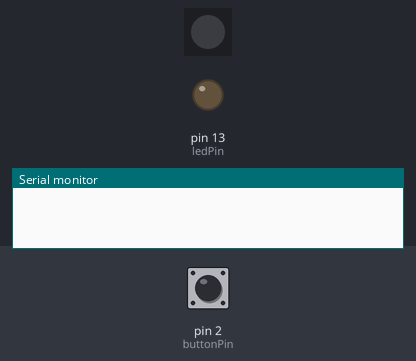
Recording of a sketch running on a simulated Arduino Uno, built with avr-gcc and run on an emulated ATmega328P. Parts: 1 RGB LEDs in strip order, left to right, output pins drawn as LEDs (lit = HIGH), the last lines printed to the serial monitor. Inputs (shaded band) come from the test bench; at power-on: pin 2 (buttonPin) LOW. The strip is taken to match the declared colour order.

Above: at 1.2 s.
1.3 s: pin 2 (buttonPin) pulled HIGH for 0.15 s
At 1.43 s:
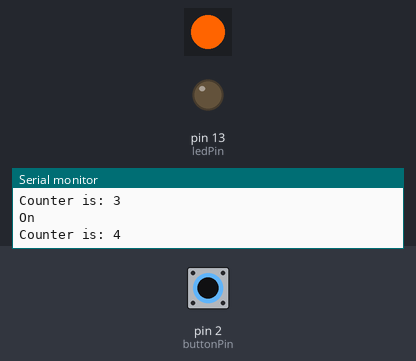
3.0 s: pin 2 (buttonPin) pulled HIGH for 3.2 s
At 5.4 s:
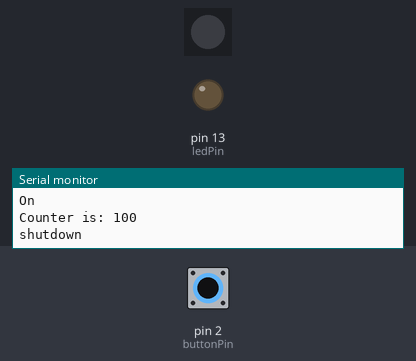
Timing chart, 0 to 6.9 s (numbered marks = the images above; inputs shaded):
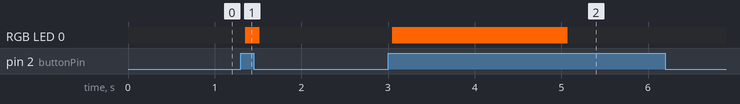

The sketch:

led_sequence_neopixel.ino
```cpp
#include <Adafruit_NeoPixel.h>

// this constant won't change:
const int  buttonPin = 2;    // the pin that the pushbutton is attached to
const int ledPin = 13;       // the pin that the LED is attached to
const int neoPin = 6;         //neopixel control pin
const int pixelQuant = 1;     // number of neopixels

// Variables will change:
int buttonState = 0;         // current state of the button
int lastButtonState = 0;     // previous state of the button
int counter = 0;
int stateTracker = 0;          // used to prevent double off-sequencing

// intitialize neopixel object
Adafruit_NeoPixel strip = Adafruit_NeoPixel(pixelQuant, neoPin, NEO_RGB + NEO_KHZ800);

void setup() {
  // initialize the button pin as a input:
  pinMode(buttonPin, INPUT);
  // initialize the LED as an output:
  pinMode(ledPin, OUTPUT);
  // initialize serial communication:
  Serial.begin(9600);

  //initialize neopixels
  strip.begin();
  strip.show(); // Initialize all pixels to 'off'
}


void loop() {
  // read the pushbutton input pin:
  buttonState = digitalRead(buttonPin);

  //****************************************************
  /* state change sequences */
  //****************************************************

  // compare the buttonState to its previous state and see if it changed
  if (buttonState != lastButtonState) {
    // Delay a little bit to avoid bouncing
    delay(50);
    // if the state changed and the switch is high
    if (buttonState == HIGH) {

      startup();

    }

    // if the state changed and the switch is low
    if ((buttonState == LOW) && (stateTracker == 1))

    {
      turnoff();
    }


  }


  //****************************************************
  /* while it is on sequences */
  //****************************************************

  // if the counter > 0 the startup sequence has been initiated
  if ((counter > 0) && (counter < 100)) {
    on();
  }


  // if counter > 99 it is time to shut down
  if (counter > 99) {
    turnoff();
  }


  //****************************************************
  /* housecleaning sequence */
  //****************************************************
  // save the current state as the last state,
  //for next time through the loop
  lastButtonState = buttonState;


}

//****************************************************
/* functions */
//****************************************************

// this function is "void" becuase it is not expected to return a value - it just does something
// this is the startup  sequence where it flashes the LED on 3 times for 1 second each and then stays on
void startup() {
  Serial.println("starting");
  //sets the color
  strip.setPixelColor(0, 244, 238, 66); //pixel number, r,g,b
  //pushes change to neopixels
  strip.show();
  counter = 1;
  stateTracker = 1;
  Serial.println("Startup complete");

}

// this is the on function
void on() {
  Serial.println("On");
  //sets the color
  strip.setPixelColor(0, 255, 100, 0); //pixel number, r,g,b
  //pushes change to neopixels
  strip.show();
  counter += 1;
  Serial.print("Counter is: ");
  Serial.println(counter);
}

//  this is the shutdow function
void turnoff() {
  Serial.println("shutdown");
  // turns off neopixels
  strip.setPixelColor(0, 0, 0, 0); //pixel number, r,g,b
  strip.show();
  counter = 0;
  stateTracker = 0;

}
```

Measured:
- after the input at 1.3 s, RGB LED 0: off → RGB(255, 100, 0) after 0.05 s, → off 0.17 s later
- after the input at 3.0 s, RGB LED 0: off → RGB(255, 100, 0) after 0.05 s, → off 2.0 s later
